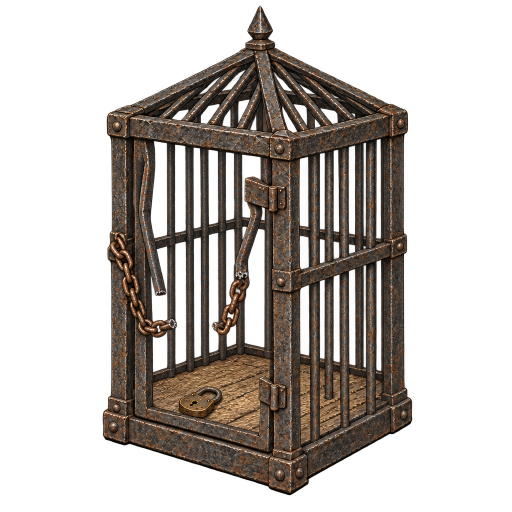
#> input picture asset-gen/battle-objects/full/cage-broken.png, 1024 x 1024 px, given in place of qin.png, which was not available (shown at 1/2 size)
$ python cut.py
#> lines starting #> are read from the running program, lines starting #| are printed output that depends on the picture
# Makes the game's pictures of the board objects from the full-size paintings in full/:
#   python3 asset-gen/battle-objects/cut.py
# Each object's intact and broken pictures are cropped to the same box (the union of what both
# show), so the broken one stands exactly where the intact one stood, and written as
# game/assets/object-<id>.webp and object-<id>-broken.webp. The bottom of the box is the object's
# base: the board stands it there on its tile.
import os
from PIL import Image

HERE = os.path.dirname(os.path.abspath(__file__))
ASSETS = os.path.join(os.path.dirname(os.path.dirname(HERE)), 'game', 'assets')
IDS = ['qin', 'drum', 'starPost', 'cage', 'holyFire']
HEIGHT = 288  # the longer side, in pixels; the board draws them at about a third of this or less


def box(*images):
    boxes = [im.getchannel('A').point(lambda a: 255 if a > 24 else 0).getbbox() for im in images]
    return (min(b[0] for b in boxes), min(b[1] for b in boxes), max(b[2] for b in boxes), max(b[3] for b in boxes))


for id in IDS:
    whole = Image.open(os.path.join(HERE, 'full', id + '.png')).convert('RGBA')
#> whole is the input picture: PIL image 1024x1024 RGBA; mean R, G, B, A 46.7, 37.7, 30.5, 92
    broken = Image.open(os.path.join(HERE, 'full', id + '-broken.png')).convert('RGBA')
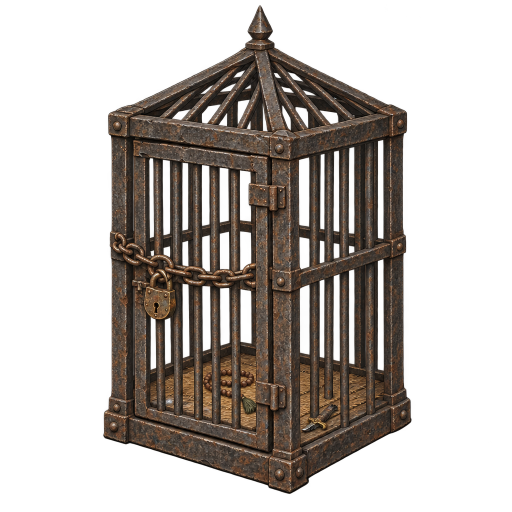
#> input picture asset-gen/battle-objects/full/cage.png, 1024 x 1024 px, given in place of qin-broken.png, which was not available (shown at 1/2 size)
#> broken is the input picture: PIL image 1024x1024 RGBA; mean R, G, B, A 46.5, 37.5, 30.5, 96.5
    b = box(whole, broken)
#> b = (205, 10, 825, 991)
    w, h = b[2] - b[0], b[3] - b[1]
#> w = 620; h = 981
    scale = HEIGHT / max(w, h)
#> scale = 0.294
    size = (max(1, round(w * scale)), max(1, round(h * scale)))
#> size = (182, 288)
    for im, name in ((whole, id), (broken, id + '-broken')):
        out = os.path.join(ASSETS, 'object-' + name + '.webp')
        im.crop(b).resize(size, Image.LANCZOS).save(out, 'WEBP', quality=88, method=6)
        print(out, size, os.path.getsize(out), 'bytes')
#> this loop made 2 passes
#> name on passes 1 to 2: 'qin', 'qin-broken'
#| game/assets/object-qin.webp (182, 288) 30410 bytes
#| game/assets/object-qin-broken.webp (182, 288) 29760 bytes
#> pass 1, `im.crop(b).resize(size, Image.LANCZOS).save(out, 'WEBP', quality=88, m..`:
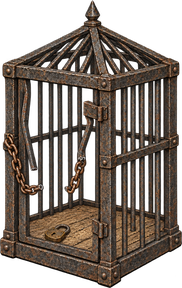
#> saved as object-qin.webp: PIL image 182x288 RGBA; mean R, G, B, A 54.4, 43.9, 35.5, 158.7; transparent parts drawn white
#> pass 2, `im.crop(b).resize(size, Image.LANCZOS).save(out, 'WEBP', quality=88, m..`:
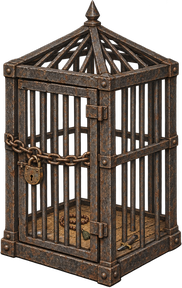
#> saved as object-qin-broken.webp: PIL image 182x288 RGBA; mean R, G, B, A 55.5, 44.4, 36, 166.4; transparent parts drawn white
#> pass 2 of the loop `for id in IDS:`:
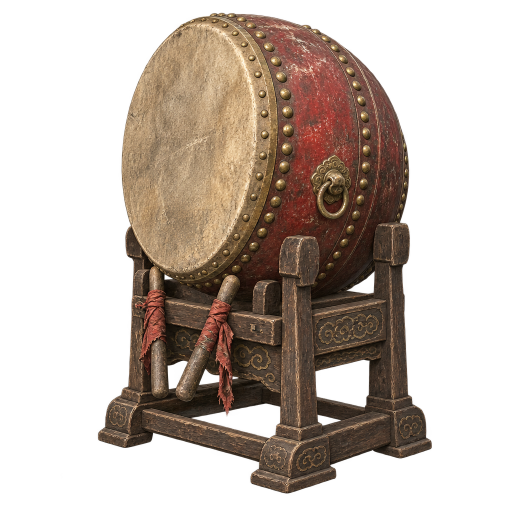
#> input picture asset-gen/battle-objects/full/drum.png, 1024 x 1024 px (shown at 1/2 size)
#> whole is the input picture: PIL image 1024x1024 RGBA; mean R, G, B, A 70.4, 54.1, 41.6, 110
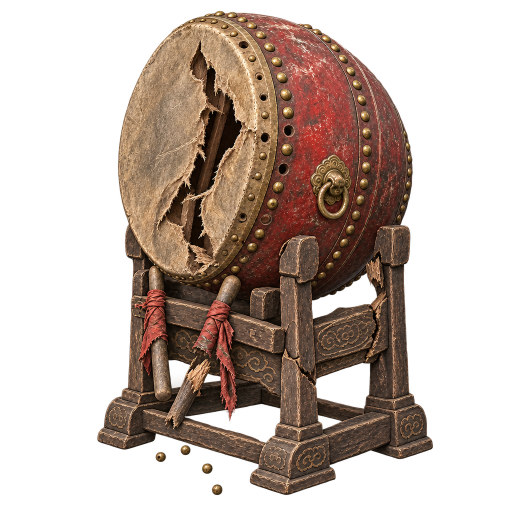
#> input picture asset-gen/battle-objects/full/drum-broken.png, 1024 x 1024 px (shown at 1/2 size)
#> broken is the input picture: PIL image 1024x1024 RGBA; mean R, G, B, A 74.4, 53.7, 41.2, 110.9
#> b = (194, 21, 866, 990)
#> w = 672; h = 969
#> scale = 0.297
#> size = (200, 288)
#> the loop `for im, name in ((whole, id), (broken, id + '-broken')):` made 2 passes
#> (printed output is left out)
#> pass 2, `im.crop(b).resize(size, Image.LANCZOS).save(out, 'WEBP', quality=88, m..`:
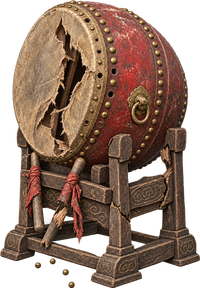
#> saved as object-drum-broken.webp: PIL image 200x288 RGBA; mean R, G, B, A 85.8, 60.8, 46.7, 178.6; transparent parts drawn white
#> (the run stopped early here; a loop or call above may not have finished)
